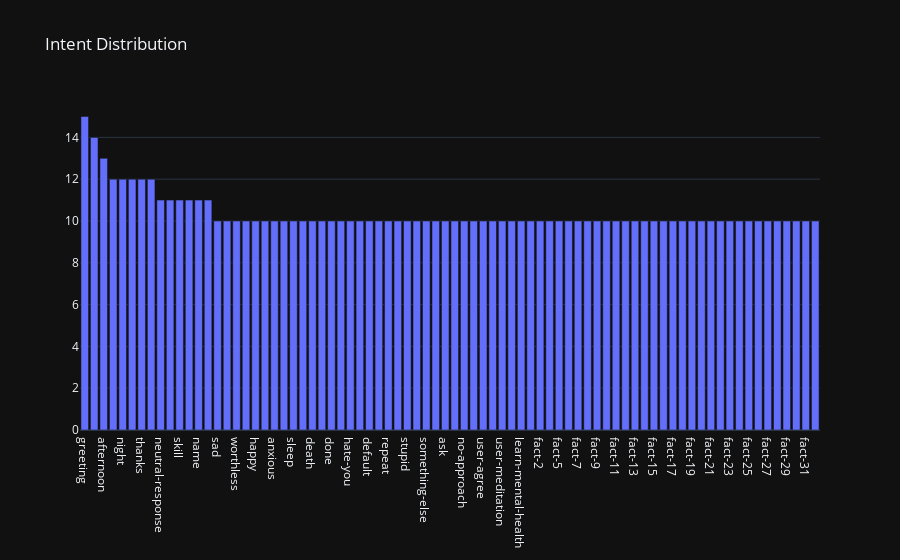

The cell this chart's notebook holds for it:
### Code cell
labels = df['tag'].unique()
values = df['tag'].value_counts().tolist()

fig = go.Figure(data=[go.Bar(x=labels, y=values)])
fig.update_layout(title_text='Intent Distribution')
fig.show()

### Figure 1 — Plotly figure (JSON) as saved in the notebook; plotly's stock layout.template omitted (floating-point values rounded to 4 significant figures)
{"data": [{"x": ["greeting", "morning", "afternoon", "evening", "night", "goodbye", "thanks", "no-response", "neutral-response", "about", "skill", "creation", "name", "help", "sad", "stressed", "worthless", "depressed", "happy", "casual", "anxious", "not-talking", "sleep", "scared", "death", "understand", "done", "suicide", "hate-you", "hate-me", "default", "jokes", "repeat", "wrong", "stupid", "location", "something-else", "friends", "ask", "problem", "no-approach", "learn-more", "user-agree", "meditation", "user-meditation", "user-advice", "learn-mental-health", "fact-1", "fact-2", "fact-3", "fact-5", "fact-6", "fact-7", "fact-8", "fact-9", "fact-10", "fact-11", "fact-12", "fact-13", "fact-14", "fact-15", "fact-16", "fact-17", "fact-18", "fact-19", "fact-20", "fact-21", "fact-22", "fact-23", "fact-24", "fact-25", "fact-26", "fact-27", "fact-28", "fact-29", "fact-30", "fact-31", "fact-32"], "y": [15, 14, 13, 12, 12, 12, 12, 12, 11, 11, 11, 11, 11, 11, 10, 10, 10, 10, 10, 10, 10, 10, 10, 10, 10, 10, 10, 10, 10, 10, 10, 10, 10, 10, 10, 10, 10, 10, 10, 10, 10, 10, 10, 10, 10, 10, 10, 10, 10, 10, 10, 10, 10, 10, 10, 10, 10, 10, 10, 10, 10, 10, 10, 10, 10, 10, 10, 10, 10, 10, 10, 10, 10, 10, 10, 10, 10, 10], "type": "bar"}], "layout": {"title": {"text": "Intent Distribution"}}}
